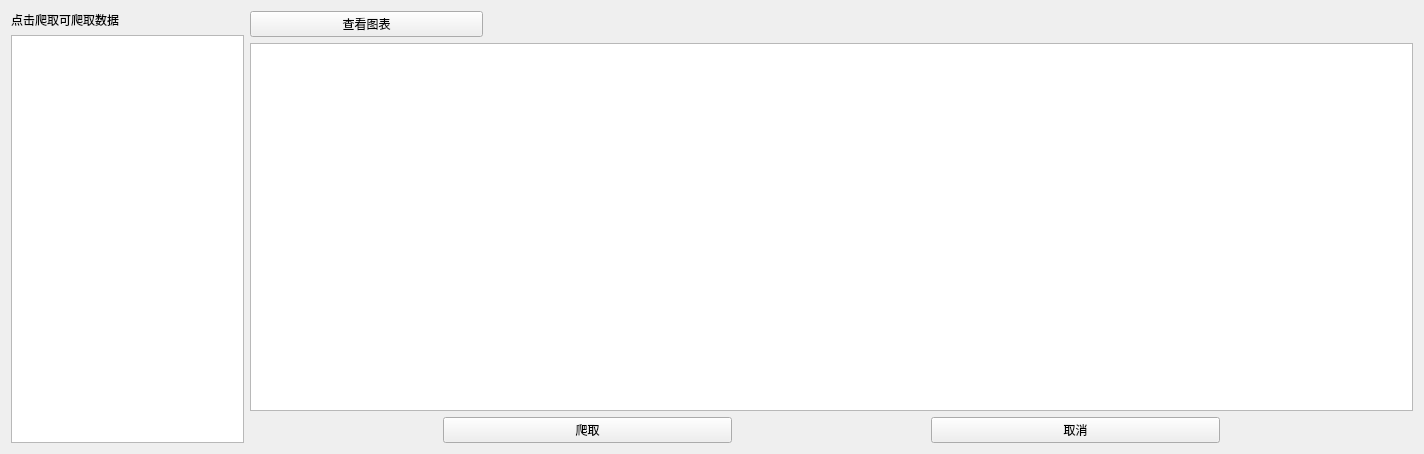
<?xml version="1.0" encoding="UTF-8"?>
<ui version="4.0">
 <class>NjztcSpider</class>
 <widget class="QWidget" name="NjztcSpider">
  <property name="geometry">
   <rect>
    <x>0</x>
    <y>0</y>
    <width>1424</width>
    <height>454</height>
   </rect>
  </property>
  <property name="cursor">
   <cursorShape>ArrowCursor</cursorShape>
  </property>
  <property name="windowTitle">
   <string>农机需求信息爬取</string>
  </property>
  <layout class="QHBoxLayout" name="horizontalLayout_4">
   <item>
    <layout class="QHBoxLayout" name="horizontalLayout_3" stretch="1,5">
     <item>
      <layout class="QVBoxLayout" name="verticalLayout">
       <item>
        <widget class="QLabel" name="Tiplabel">
         <property name="enabled">
          <bool>true</bool>
         </property>
         <property name="text">
          <string>点击爬取可爬取数据</string>
         </property>
        </widget>
       </item>
       <item>
        <widget class="QTextBrowser" name="SpiderInform"/>
       </item>
      </layout>
     </item>
     <item>
      <layout class="QVBoxLayout" name="verticalLayout_2">
       <item>
        <layout class="QHBoxLayout" name="horizontalLayout_2" stretch="1,4">
         <item>
          <widget class="QPushButton" name="graphButton">
           <property name="text">
            <string>查看图表</string>
           </property>
          </widget>
         </item>
         <item>
          <spacer name="horizontalSpacer_4">
           <property name="orientation">
            <enum>Qt::Horizontal</enum>
           </property>
           <property name="sizeHint" stdset="0">
            <size>
             <width>98</width>
             <height>20</height>
            </size>
           </property>
          </spacer>
         </item>
        </layout>
       </item>
       <item>
        <widget class="QTableView" name="SupplyInform">
         <property name="horizontalScrollBarPolicy">
          <enum>Qt::ScrollBarAsNeeded</enum>
         </property>
         <property name="horizontalScrollMode">
          <enum>QAbstractItemView::ScrollPerItem</enum>
         </property>
         <attribute name="horizontalHeaderVisible">
          <bool>true</bool>
         </attribute>
         <attribute name="horizontalHeaderCascadingSectionResizes">
          <bool>false</bool>
         </attribute>
        </widget>
       </item>
       <item>
        <layout class="QHBoxLayout" name="horizontalLayout" stretch="2,3,2,3,2">
         <item>
          <spacer name="horizontalSpacer_2">
           <property name="orientation">
            <enum>Qt::Horizontal</enum>
           </property>
           <property name="sizeHint" stdset="0">
            <size>
             <width>40</width>
             <height>20</height>
            </size>
           </property>
          </spacer>
         </item>
         <item>
          <widget class="QPushButton" name="spiderButton">
           <property name="text">
            <string>爬取</string>
           </property>
          </widget>
         </item>
         <item>
          <spacer name="horizontalSpacer">
           <property name="orientation">
            <enum>Qt::Horizontal</enum>
           </property>
           <property name="sizeHint" stdset="0">
            <size>
             <width>13</width>
             <height>15</height>
            </size>
           </property>
          </spacer>
         </item>
         <item>
          <widget class="QPushButton" name="cancelButton">
           <property name="text">
            <string>取消</string>
           </property>
          </widget>
         </item>
         <item>
          <spacer name="horizontalSpacer_3">
           <property name="orientation">
            <enum>Qt::Horizontal</enum>
           </property>
           <property name="sizeHint" stdset="0">
            <size>
             <width>40</width>
             <height>20</height>
            </size>
           </property>
          </spacer>
         </item>
        </layout>
       </item>
      </layout>
     </item>
    </layout>
   </item>
  </layout>
 </widget>
 <resources/>
 <connections>
  <connection>
   <sender>cancelButton</sender>
   <signal>clicked()</signal>
   <receiver>NjztcSpider</receiver>
   <slot>close()</slot>
   <hints>
    <hint type="sourcelabel">
     <x>752</x>
     <y>376</y>
    </hint>
    <hint type="destinationlabel">
     <x>834</x>
     <y>439</y>
    </hint>
   </hints>
  </connection>
 </connections>
</ui>
